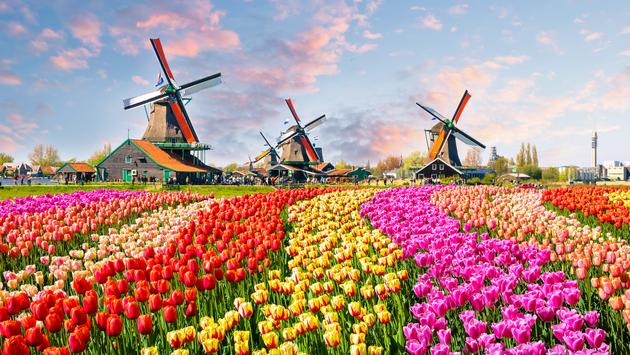
#> input picture tulip.jpeg, 630 x 355 px
$ python -i _gradient.py   (imports and definitions only)   (older library calls are emulated)
#> lines starting #> are read from the running program, lines starting #| are printed output that depends on the picture
#> further down, picture is the input picture: shape (355, 630, 3); mean B, G, R 134.9, 142.2, 178.7
import cv2
import numpy as np
from scipy import ndimage

def prewitt(img):
    img_gaussian = cv2.GaussianBlur(img,(3,3),0)
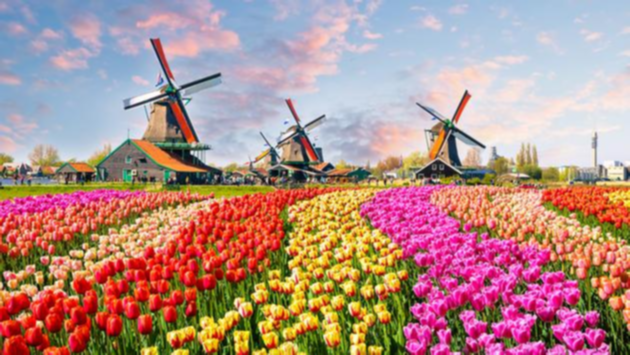
#> img_gaussian: shape (355, 630, 3); mean B, G, R 134.9, 142.2, 178.8
    kernelx = np.array( [[1, 1, 1],[0, 0, 0],[-1, -1, -1]] )
    kernely = np.array( [[-1, 0, 1],[-1, 0, 1],[-1, 0, 1]] )
    img_prewittx = cv2.filter2D(img_gaussian, -1, kernelx)
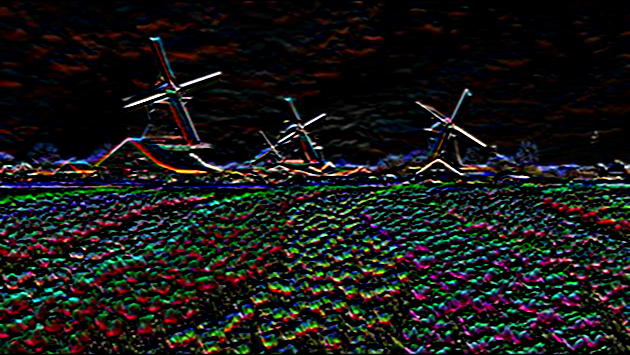
#> img_prewittx: shape (355, 630, 3); mean B, G, R 23.2, 24.4, 23.4
    img_prewitty = cv2.filter2D(img_gaussian, -1, kernely)
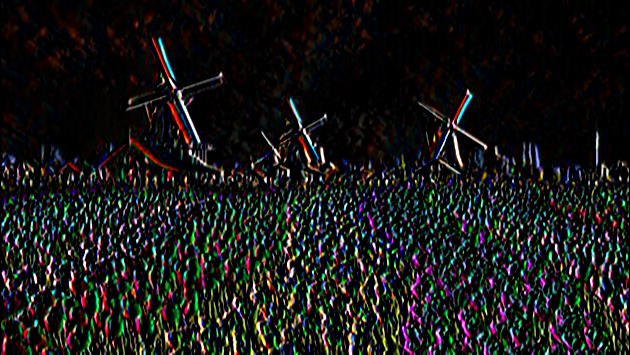
#> img_prewitty: shape (355, 630, 3); mean B, G, R 22.4, 23.9, 23.4
    return img_prewittx // 15.36, img_prewitty // 15.36

def roberts(img):
    roberts_cross_v = np.array( [[ 0, 0, 0 ],
                                 [ 0, 1, 0 ],
                                 [ 0, 0,-1 ]] )
    roberts_cross_h = np.array( [[ 0, 0, 0 ],
                                 [ 0, 0, 1 ],
                                 [ 0,-1, 0 ]] )
    vertical = ndimage.convolve( img, roberts_cross_v )
    horizontal = ndimage.convolve( img, roberts_cross_h )
    return vertical // 50.0, horizontal // 50.0

# Different Edge Operator
def get_gradient(img_o, ksize, gtype):
    if gtype == 'scharr':
        X = cv2.Scharr(img_o, cv2.CV_32F, 1, 0) / 50.0
        Y = cv2.Scharr(img_o, cv2.CV_32F, 0, 1) / 50.0
    elif gtype == 'prewitt':
        X, Y = prewitt(img_o)
    elif gtype == 'sobel':
        X = cv2.Sobel(img_o,cv2.CV_32F,1,0,ksize=5)  / 50.0
        Y = cv2.Sobel(img_o,cv2.CV_32F,0,1,ksize=5)  / 50.0
    elif gtype == 'roberts':
        X, Y = roberts(img_o)
    else:
        print('Not suppported type!')
        exit()

    # Blur the Gradient to smooth the edge
    X = cv2.GaussianBlur(X, ksize, 0)
    Y = cv2.GaussianBlur(Y, ksize, 0)
    return X, Y

>>> import cv2
>>> picture = cv2.imread('tulip.jpeg')
>>> result = prewitt(picture)
